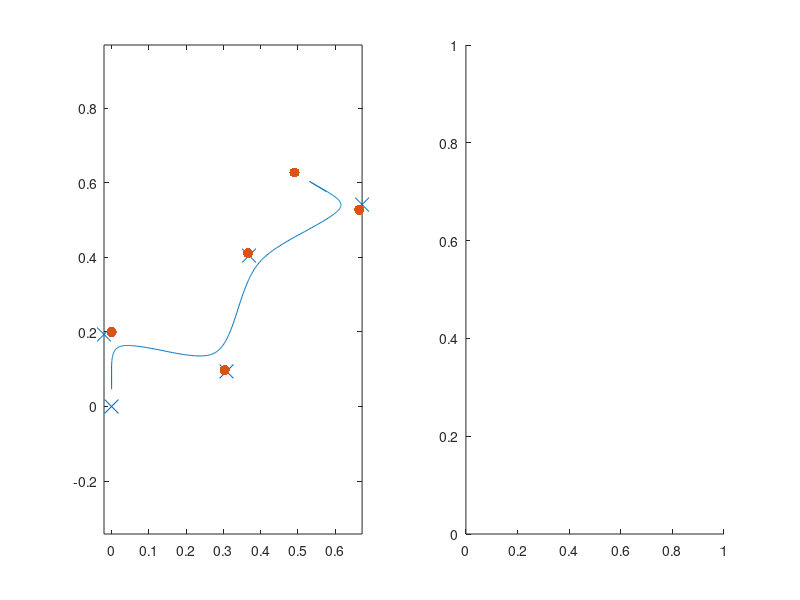

Recreate this plot in MATLAB. (Note: this script raises an error after producing the figure.)
clear
clc

Tsup=0.8;% 每步的支撑时间
zc=0.8;% 约束面的z轴约束z
g=9.8;
Tc=sqrt(zc/g);
S=sinh(Tsup/Tc);
C=cosh(Tsup/Tc);

dt=0.01;

%权重系数
a=10;b=1;

%步长 步行参数
sx=[0,0.25,0.25,0.25,0];
sy=[0.2,0.2,0.2,0.2,0.2];
st=[0,20,40,60,60]*pi/180;

%计划落脚点
pxplan=zeros(1,length(sx));
pyplan=zeros(1,length(sy));
pxp=0;
pyp=0;
for i=1:length(sx)
    pxp=pxp+cos(st(i))*sx(i)+sin(st(i))*(-1)^i*sy(i);
    pyp=pyp+sin(st(i))*sx(i)-cos(st(i))*(-1)^i*sy(i);
    pxplan(i)=pxp;
    pyplan(i)=pyp;
end
%修正落脚点
px=zeros(1,length(sx));
py=zeros(1,length(sy));


%第一步末状态
xe=0;
ye=sy(1)/2;
vxe=(C+1)/(Tc*S) *xe;
vye=(C-1)/(Tc*S) *ye;
%求第一步运动
t=0:dt:Tsup;
t=-fliplr(t);
x=xe*cosh(t/Tc)+Tc*vxe*sinh(t/Tc);
y=ye*cosh(t/Tc)+Tc*vye*sinh(t/Tc);
vx=xe/Tc*sinh(t/Tc)+vxe*cosh(t/Tc);
vy=ye/Tc*sinh(t/Tc)+vye*cosh(t/Tc);
t=0:dt:Tsup;
ppx=zeros(1,length(t));
ppy=zeros(1,length(t));

%求中间步运动
for i=1:length(sx)-1
    %期望步行单元末状态（相对于本落脚点，对齐世界坐标系）
    xe=cos(st(i+1))*sx(i+1)/2-sin(st(i+1))*(-1)^i*sy(i+1)/2;
    ye=sin(st(i+1))*sx(i+1)/2+cos(st(i+1))*(-1)^i*sy(i+1)/2;
    vxe=cos(st(i+1))*(C+1)/(Tc*S)*sx(i+1)/2-sin(st(i+1))*(C-1)/(Tc*S)*(-1)^i*sy(i+1)/2;
    vye=sin(st(i+1))*(C+1)/(Tc*S)*sx(i+1)/2+cos(st(i+1))*(C-1)/(Tc*S)*(-1)^i*sy(i+1)/2;
    
    xe=xe+pxplan(i);
    ye=ye+pyplan(i);
    %步行单元初状态（相对于本落脚点，对齐世界坐标系）
    xi=x(end);
    yi=y(end);
    vxi=vx(end);
    vyi=vy(end);
    %修正落脚点位置
    D=a*(C-1)^2+b*(S/Tc)^2;
    px(i)=a*(C-1)*(-xe+C*xi+Tc*S*vxi)/D+b*S*(-vxe+S*xi/Tc+C*vxi)/(Tc*D);
    py(i)=a*(C-1)*(-ye+C*yi+Tc*S*vyi)/D+b*S*(-vye+S*yi/Tc+C*vyi)/(Tc*D);
    
    %求解运动
    tt=dt:dt:Tsup;
    xx=(xi-px(i))*cosh(tt/Tc)+Tc*vxi*sinh(tt/Tc)+px(i);
    yy=(yi-py(i))*cosh(tt/Tc)+Tc*vyi*sinh(tt/Tc)+py(i);
    vvx=(xi-px(i))*sinh(tt/Tc)/Tc+vxi*cosh(tt/Tc);
    vvy=(yi-py(i))*sinh(tt/Tc)/Tc+vyi*cosh(tt/Tc);
    
    pppx=ones(1,length(tt))*px(i);
    pppy=ones(1,length(tt))*py(i);
    t=[t,t(end)+tt];
    x=[x,xx];
    y=[y,yy];
    vx=[vx,vvx];
    vy=[vy,vvy];
    ppx=[ppx,pppx];
    ppy=[ppy,pppy];
end

%最后一次运动
%最后一步初状态
xi=x(end);
yi=y(end);
vxi=vx(end);
vyi=vy(end);
tt=dt:dt:Tsup;
i=length(sx);
xx=(xi-pxplan(i))*cosh(tt/Tc)+Tc*vxi*sinh(tt/Tc)+pxplan(i);
yy=(yi-pyplan(i))*cosh(tt/Tc)+Tc*vyi*sinh(tt/Tc)+pyplan(i);
vvx=(xi-pxplan(i))*sinh(tt/Tc)/Tc+vxi*cosh(tt/Tc);
vvy=(yi-pyplan(i))*sinh(tt/Tc)/Tc+vyi*cosh(tt/Tc);
pppx=ones(1,length(tt))*pxplan(i);
pppy=ones(1,length(tt))*pyplan(i);
t=[t,t(end)+tt];
x=[x,xx];
y=[y,yy];
vx=[vx,vvx];
vy=[vy,vvy];
ppx=[ppx,pppx];
ppy=[ppy,pppy];

subplot(1,2,1)
plot(x,y)  %质心位置
hold on
scatter(px,py,100, 'x')   %实际落脚点
hold on
scatter(pxplan,pyplan,500,'.') %计划落脚点
axis equal

subplot(1,2,2)
for i=1:length(t)
    xx=[ppx(i),x(i)];
    yy=[ppy(i),y(i)];
    zz=[0,0    .8];
    plot3(xx,yy,zz,'b')
    hold on
    scatter3(x(i),y(i),0.8,'r');
    hold on
end
axis equal